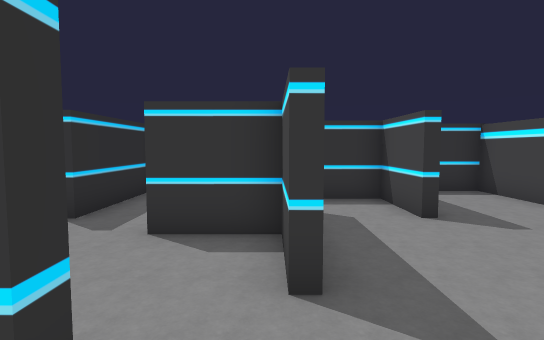
[1] (above)

24 first-person views from a walk through a Unity game level. The camera is 1.3 m above the floor, tilts 4° down and sees 80° across. The floor is counted in squares, 1 m on a side. Each view is taken from the middle of a square. On the plan, view 1 faces up. The plan holds only what a view shows up to about 14 squares ahead; the rest is blank.

[2]
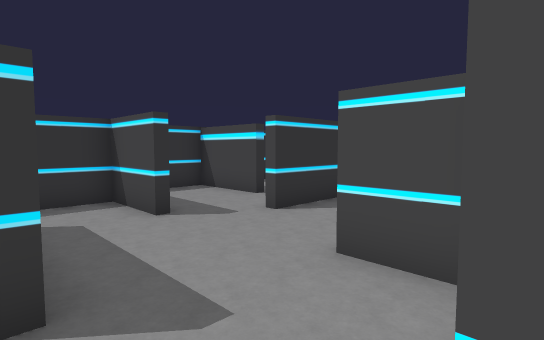

[3]
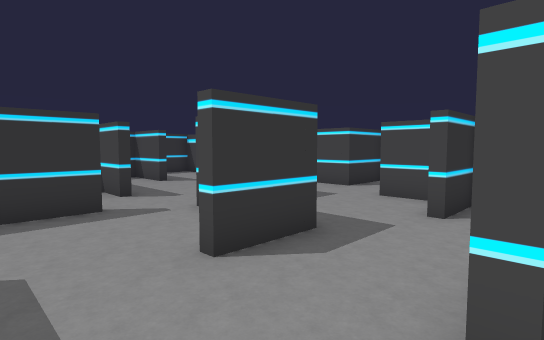

[4]
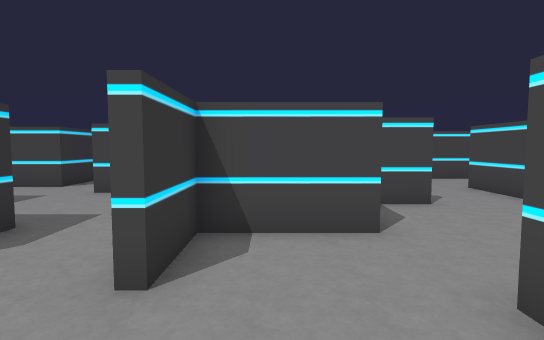

[5]
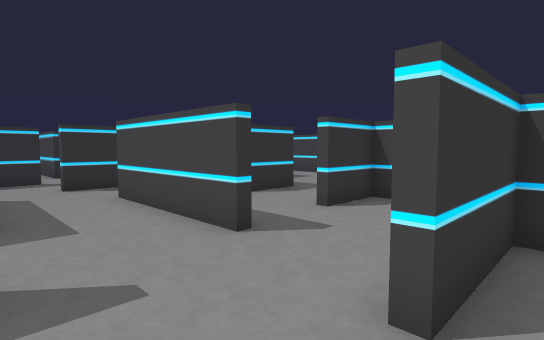

[6]
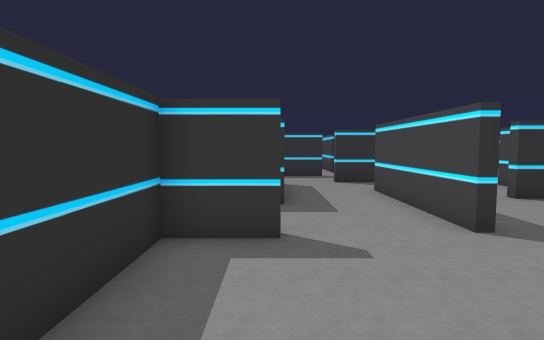

[7]
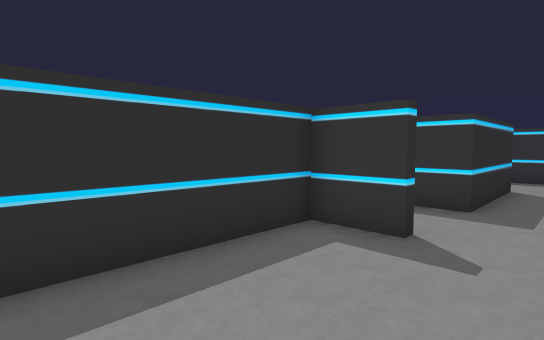

[8]
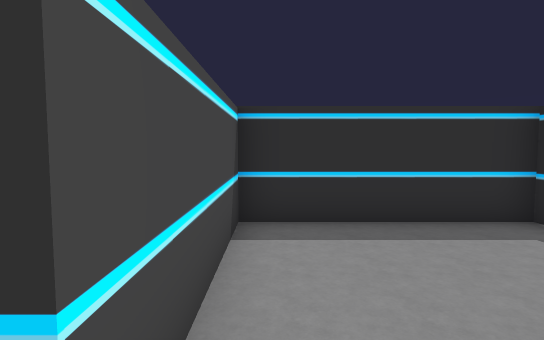

[9]
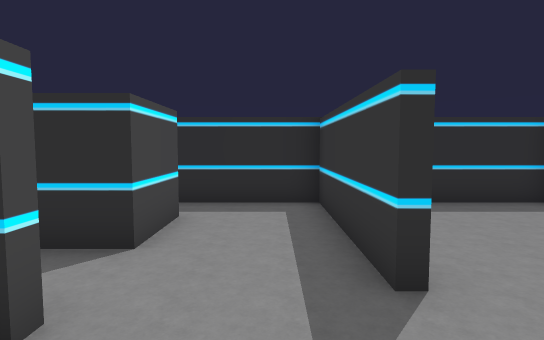

[10]
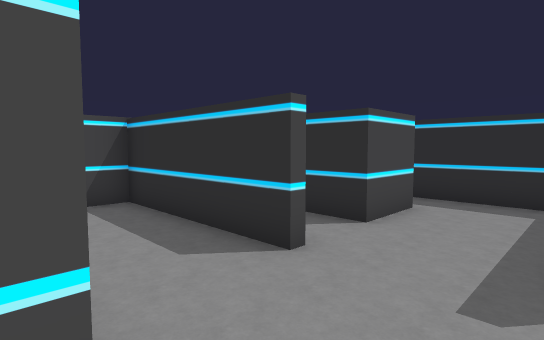

[11]
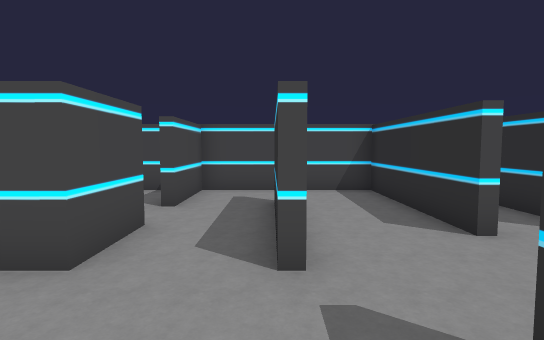

[12]
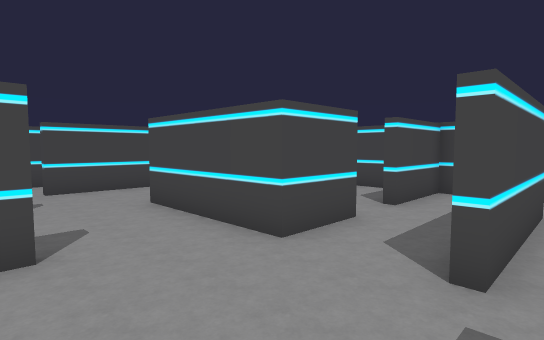

[13]
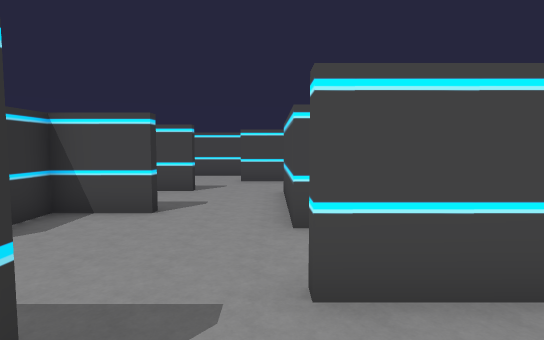

[14]
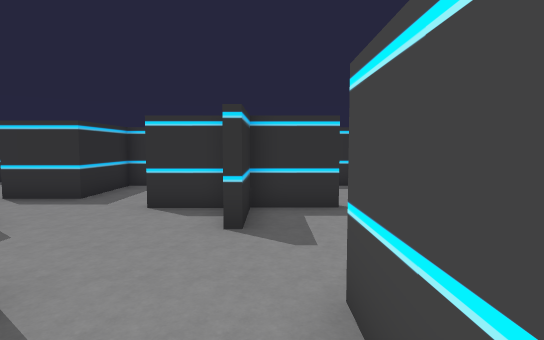

[15]
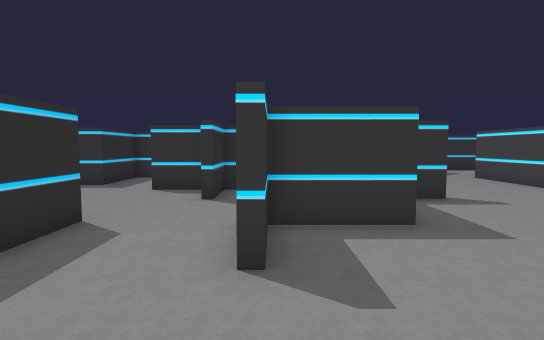

[16]
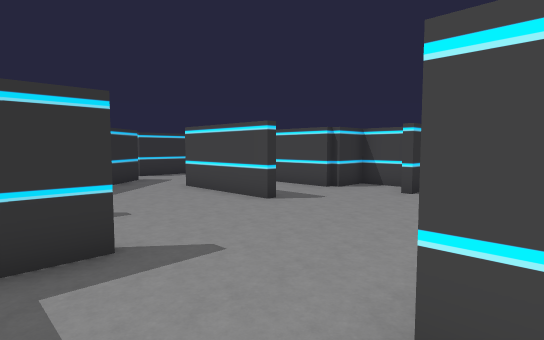

[17]
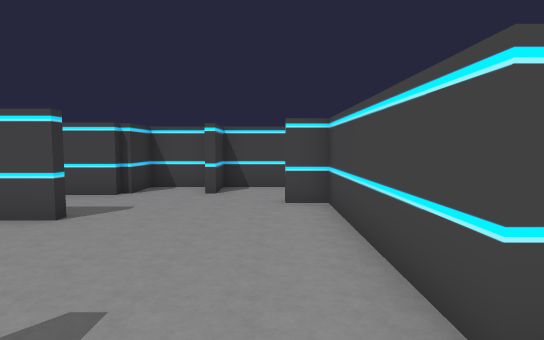

[18]
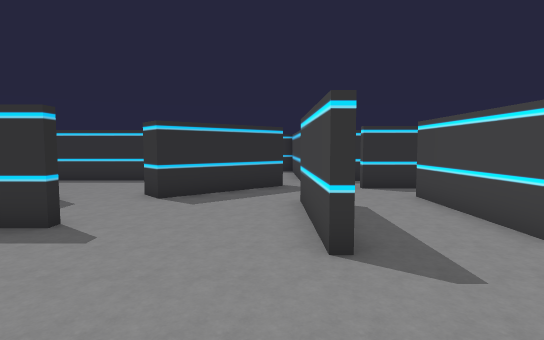

[19]
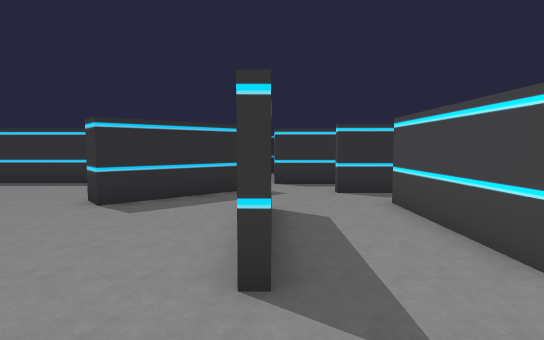

[20]
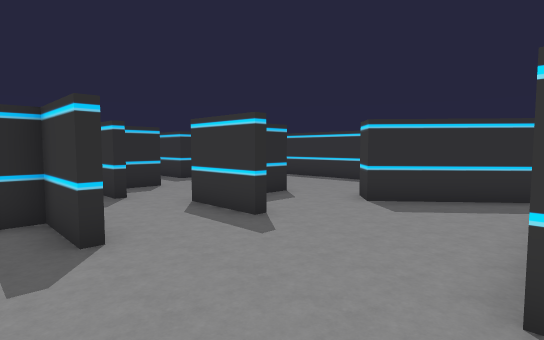

[21]
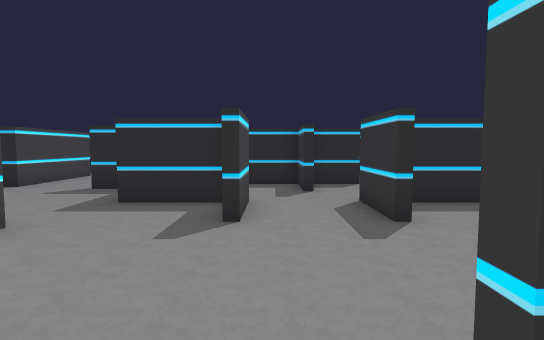

[22]
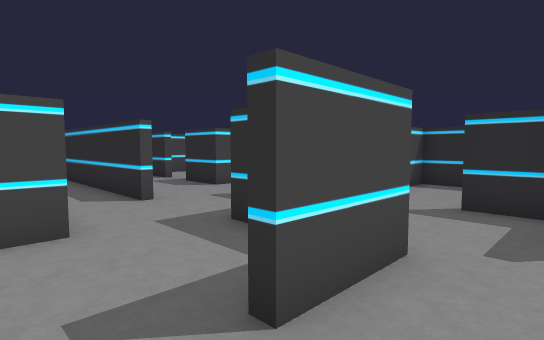

[23]
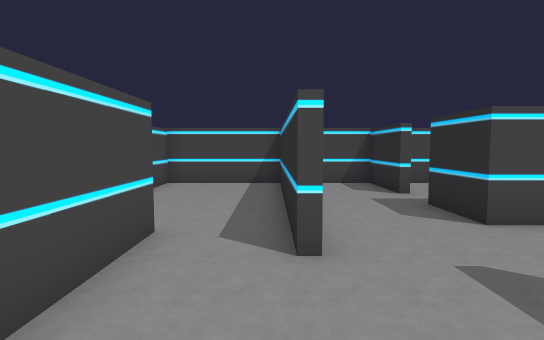

[24]
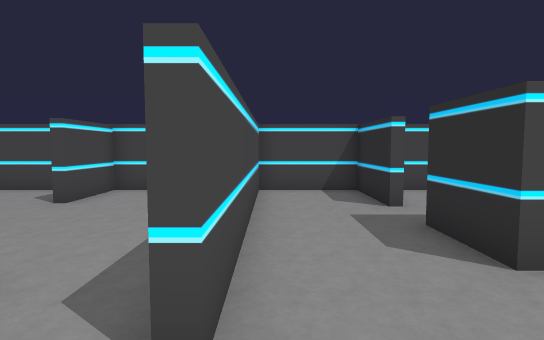

### Floor plan
Key: @ floor where view 1 was taken; # wall or solid block; . floor.
Columns run from 9 left of view 1 to 21 right of it. Each row starts with its distance up from view 1.
 10               ##
  9      #        .#
  8      #.   ###..#
  7      #.   ..#..#
  6      #..  ..#...         #
  5      ...##....######     ###
  4   ###....#..........     ...
  3   .... ..#..... .....  ##...
  2   ...  .....#   #.... ##...###
  1   ...####...#  .#....##......
  0   #......@####..###.........#
 -1   #.......#.......#......#..#
 -2   #..#....#...#...#......#..#
 -3   #..#...##...#...###....#..#
 -4  ##..#.......####........#..###
 -5   ...#........#...............#
 -6 ###..#..###.......###........##
 -7 #.........#...... #...........#
 -8 #.........###...###...........#
 -9 #....###..####..###..#######
-10 #......#....##..#....#
-11 #......#.............#
-12 ######.............#.#
-13 #...........####...#..
-14 #........#.##  #...#...
-15 #.###.#..#.#   #...#...
-16     #.#..#...  ....#....
-17     # #..#...  ....#.....
-18       #....#...#...#...#..
-19       #....#...#...#...#...
-20       #####################

Where each view was taken, in squares from view 1:
view 1: 0 up, 0 right, facing up
view 2: 0 up, 0 right, facing up-right
view 3: 6 down, 3 left, facing up-right
view 4: 7 down, 4 left, facing right
view 5: 10 down, 7 left, facing up-right
view 6: 11 down, 7 left, facing up
view 7: 11 down, 5 left, facing up-left
view 8: 11 down, 3 left, facing left
view 9: 13 down, 1 left, facing left
view 10: 12 down, 0 right, facing down-left
view 11: 10 down, 0 right, facing down
view 12: 10 down, 1 left, facing down-right
view 13: 13 down, 3 left, facing right
view 14: 11 down, 6 right, facing up
view 15: 14 down, 7 right, facing up
view 16: 10 down, 10 right, facing up-right
view 17: 8 down, 10 right, facing right
view 18: 8 down, 15 right, facing up
view 19: 7 down, 16 right, facing up
view 20: 7 down, 16 right, facing up-left
view 21: 5 down, 17 right, facing left
view 22: 4 down, 13 right, facing down-left
view 23: 8 down, 10 right, facing down
view 24: 10 down, 9 right, facing down
